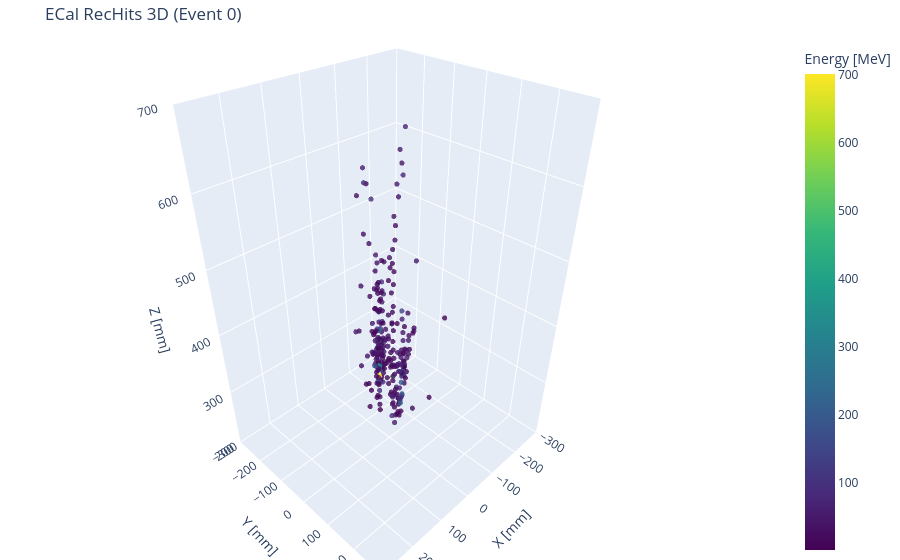

Notebook source saved alongside this figure:
### Markdown cell above
### Interactive 3D

### Code cell
import plotly.graph_objects as go

event_idx = 0

x = ak.to_numpy(ecal_x[event_idx])
y = ak.to_numpy(ecal_y[event_idx])
z = ak.to_numpy(ecal_z[event_idx])
e = ak.to_numpy(ecal_energy[event_idx])

fig = go.Figure(
    data=[
        go.Scatter3d(
            x=x,
            y=y,
            z=z,
            mode="markers",
            marker=dict(
                size=3,
                color=e,
                colorscale="Viridis",
                colorbar=dict(title="Energy [MeV]"),
                opacity=0.8,
            ),
        )
    ]
)

fig.update_layout(
    title=f"ECal RecHits 3D (Event {event_idx})",
    scene=dict(
        xaxis_title="X [mm]",
        yaxis_title="Y [mm]",
        zaxis_title="Z [mm]",
        xaxis=dict(range=[-300, 300]),
        yaxis=dict(range=[-300, 300]),
        zaxis=dict(range=[200, 700]),
    ),
    margin=dict(l=0, r=0, b=0, t=40),
)

fig.show()

### Figure 1 — Plotly figure (JSON) as saved in the notebook; plotly's stock layout.template omitted (floating-point values rounded to 4 significant figures; data arrays with more than 128 entries replaced by an {"elided": "..."} marker saying what was removed)
{"data": [{"marker": {"color": {"elided": "260 float values"}, "colorbar": {"title": {"text": "Energy [MeV]"}}, "colorscale": [[0, "#440154"], [0.1111, "#482878"], [0.2222, "#3e4989"], [0.3333, "#31688e"], [0.4444, "#26828e"], [0.5556, "#1f9e89"], [0.6667, "#35b779"], [0.7778, "#6ece58"], [0.8889, "#b5de2b"], [1, "#fde725"]], "opacity": 0.8, "size": 3}, "mode": "markers", "type": "scatter3d", "x": {"elided": "260 float values"}, "y": {"elided": "260 float values"}, "z": {"elided": "260 float values"}}], "layout": {"margin": {"b": 0, "l": 0, "r": 0, "t": 40}, "scene": {"xaxis": {"range": [-300, 300], "title": {"text": "X [mm]"}}, "yaxis": {"range": [-300, 300], "title": {"text": "Y [mm]"}}, "zaxis": {"range": [200, 700], "title": {"text": "Z [mm]"}}}, "title": {"text": "ECal RecHits 3D (Event 0)"}}}
